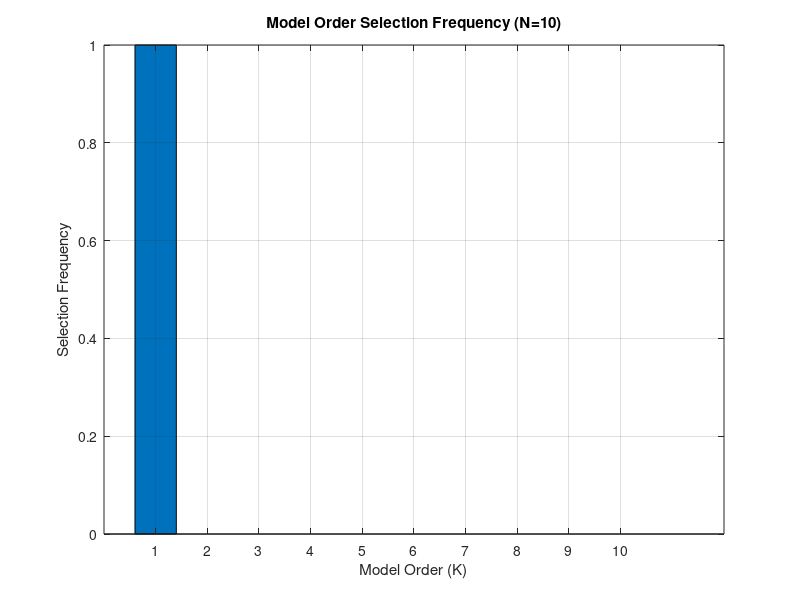
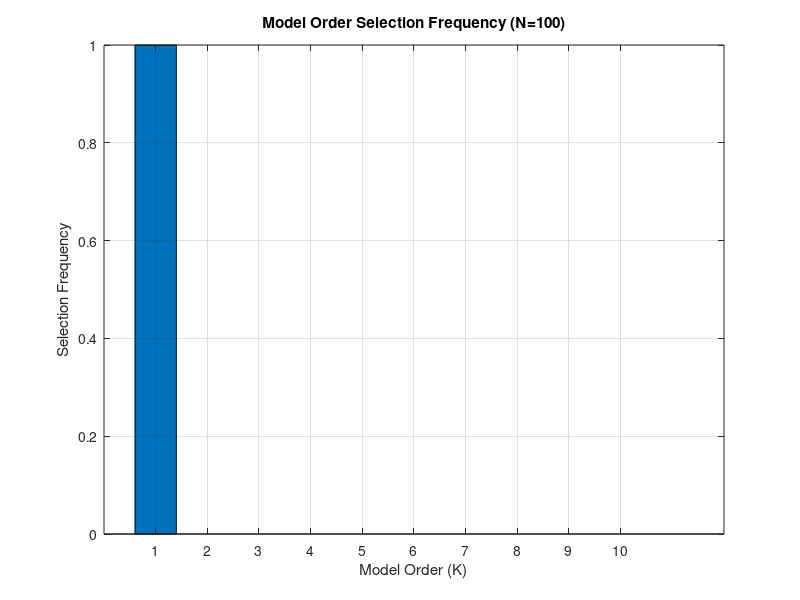
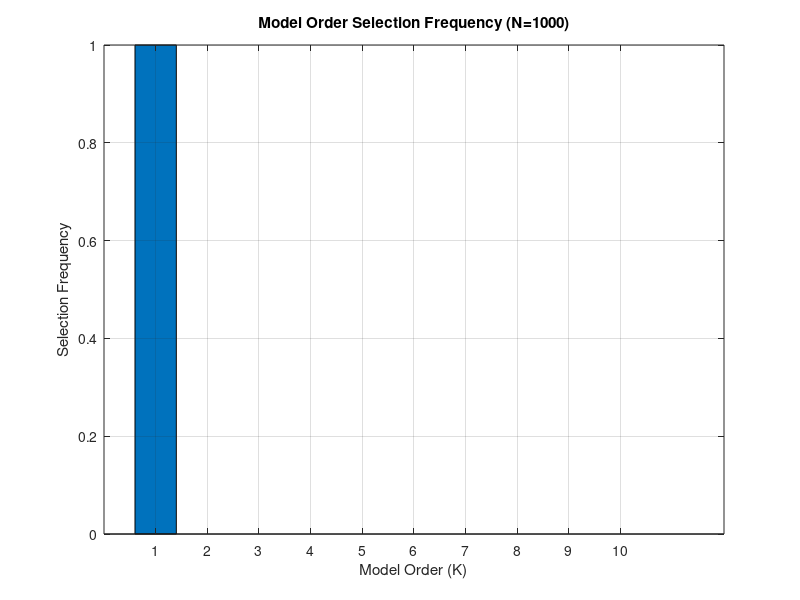

These charts were generated, in order, by the following MATLAB code: (Note: this script raises an error after producing the figures.)
%% Homework 3: Problem 2
%% Gaussian Mixture Models and K-fold Cross Validation for Model Order Selection

clear; clc; close all;

rng(42);

%% Step 1: Define Data Distributions
% Means - two of them close for overlap
mu = [0 0; 3 3; 0 4; 4 0];

% Covariances - different covariance structures
Sigma(:,:,1) = [1 0.5; 0.5 1];
Sigma(:,:,2) = [1 -0.3; -0.3 1];
Sigma(:,:,3) = [0.5 0; 0 0.5];
Sigma(:,:,4) = [1.5 0; 0 1];

%Different Prior probabilities
priors = [0.2 0.3 0.28 0.22];

%% Step 2: Generate Data of different sizes
Ntrain = [10, 100, 1000];
iterations = 10; % repeat experiments

% Model orders to test
orderValues = 1:10;
numK = numel(orderValues);
K = 10;

% Store results
selection_counts = zeros(length(Ntrain), numK);

%% Step 3 & 4: Run experiments
for i = 1:length(Ntrain)
    N = Ntrain(i);
    fprintf('Dataset size: %d\n', N);

    for rep = 1:iterations
        
        fprintf('Dataset size = %d | Repetition = %d / %d\n', N, rep, iterations);
        
        % Generate synthetic data from the true GMM
        X = random(gmdistribution(mu, Sigma, priors), N);
 
       
        % Divide the data set into K approximately-equal-sized partitions
        dummy = ceil(linspace(0,N,K+1));
        for k = 1:K
            indPartitionLimits(k,:) = [dummy(k)+1,dummy(k+1)];
        end
        avgLogL = zeros(1, numK);
        
        % Evaluate candidate models with G components
        for ki = 1:numK
            G = orderValues(ki);
            logL_fold = zeros(K,1);

            for k = 1:K       
                % Manual 10-fold split indices
                indValidate = [indPartitionLimits(k,1):indPartitionLimits(k,2)];
                Xtest = X(indValidate, :); % Using fold k as validation set
                %yValidate = y(indValidate);;
                if k == 1
                    indTrain = [indPartitionLimits(k+1,1):N];
                elseif k == K
                    indTrain = [1:indPartitionLimits(k-1,2)];
                else
                    indTrain = [1:indPartitionLimits(k-1,2),indPartitionLimits(k+1,1):N];
                end
                Xtrain = X(indTrain, :); % using all other folds as training set'
                %yTrain = y(indTrain);
                   
                try
                    % Fit GMM to training data
                    gm = fitgmdist(Xtrain, G, 'Options', statset('MaxIter', 1000, 'Display', 'off'), ...
                                   'RegularizationValue', 1e-6, 'Replicates', 3);

                    % Compute log-likelihood on test data
                    logL_fold(k) = sum(log(pdf(gm, Xtest)));
                catch
                    % In case of fitting failure, assign very low likelihood
                    logL_fold(k) = -inf;
                end
            end
            
            %Average CV log-likelihood
            avgLogL(ki) = mean(logL_fold);
        end
        
         % Select K with max average log-likelihood
        [~, bestK_idx] = max(avgLogL);
        bestK = orderValues(bestK_idx);
        selection_counts(i, bestK_idx) = selection_counts(i, bestK_idx) + 1;
    end
end

%% Step 5: Summarize and plot results
for i = 1:length(Ntrain)
    figure;
    bar(orderValues, selection_counts(i,:) / iterations);
    xlabel('Model Order (K)');
    ylabel('Selection Frequency');
    title(sprintf('Model Order Selection Frequency (N=%d)', Ntrain(i)));
    ylim([0 1]);
    grid on;
end

%% Display summary table
fprintf('\nSelection Frequencies (Proportion of times each K was chosen):\n');
for ni = 1:length(Ntrain)
    fprintf('\nN = %d\n', Ntrain(i));
    disp(array2table(selection_counts(i,:)/iterations, ...
        'VariableNames', compose('K%d', orderValues)));
end






